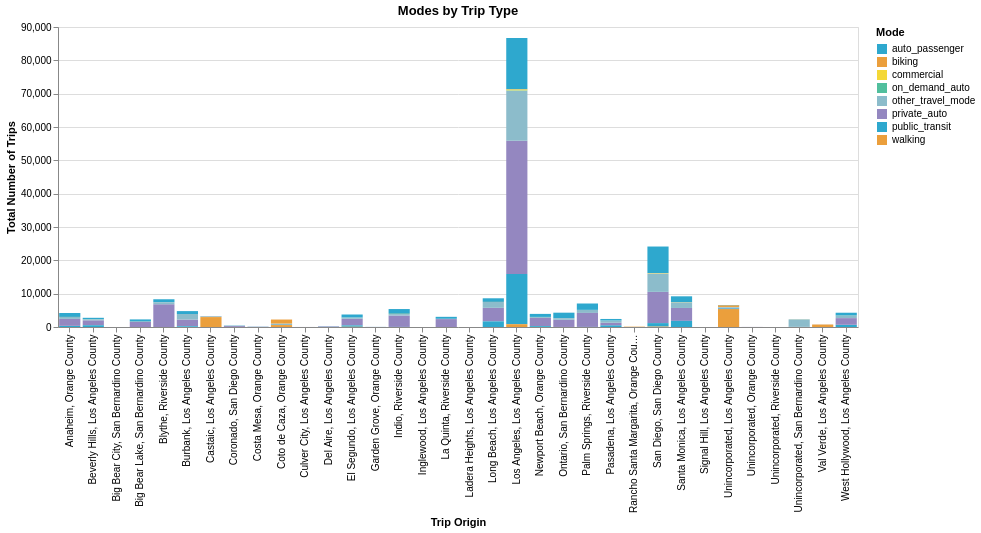

Write notebook code for a chart like this one.
### Code cell
alt.Chart(modes_breakdown).mark_bar().encode(
    x=alt.X("Trip Grouping:O", title = "Trip Origin"),
    y=alt.Y("Total Trips:Q", title="Total Number of Trips"),
    color=alt.Color("Mode:N", scale=alt.Scale(range=cp.CALITP_CATEGORY_BRIGHT_COLORS)),
    tooltip = ['Total Trips', 'Mode']
    ).properties(
    width=800,  
    height=300,
    title='Modes by Trip Type')

### Figure 1 — Vega-Lite specification as saved in the notebook (floating-point values rounded to 4 significant figures; data arrays with more than 128 entries replaced by an {"elided": "..."} marker saying what was removed)
{"config": {"view": {"continuousWidth": 300, "continuousHeight": 300}}, "data": {"name": "data-f641e4be9143547b6aaedd8bd63adaec"}, "mark": {"type": "bar"}, "encoding": {"color": {"field": "Mode", "scale": {"range": ["#2EA8CE", "#EB9F3C", "#F4D837", "#51BF9D", "#8CBCCB", "#9487C0"]}, "type": "nominal"}, "tooltip": [{"field": "Total Trips", "type": "quantitative"}, {"field": "Mode", "type": "nominal"}], "x": {"field": "Trip Grouping", "title": "Trip Origin", "type": "ordinal"}, "y": {"field": "Total Trips", "title": "Total Number of Trips", "type": "quantitative"}}, "height": 300, "title": "Modes by Trip Type", "width": 800, "$schema": "https://vega.github.io/schema/vega-lite/v6.1.0.json", "datasets": {"data-f641e4be9143547b6aaedd8bd63adaec": {"elided": "191 records"}}}
